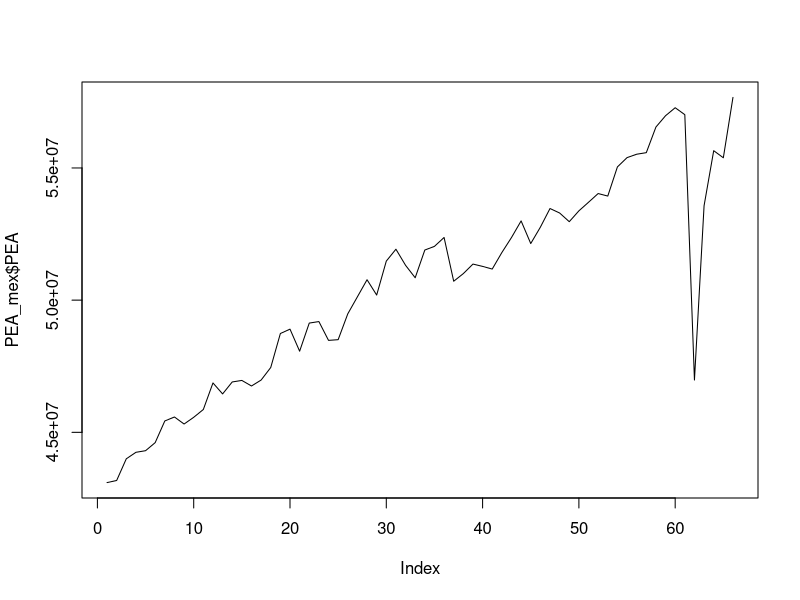

The R source for this figure: (Note: this script raises an error after producing the figure.)
## ---- chunk 1
knitr::opts_chunk$set(echo = TRUE)
## ---- chunk 2
install.packages("readxl")

library("readxl")


PEA_mex <-read_excel("PEA_MEX_pp.xlsx")
## ---- chunk 3
PEA_mex
summary(PEA_mex)
typeof(PEA_mex)
dim(PEA_mex)
## ---- chunk 4

plot(PEA_mex$PEA,type="l")
## ---- chunk 5

linea_PEA<-lm(PEA~Date, data=PEA_mex)
linea_PEA
## ---- chunk 6
linea_PEA_aplicada <- predict(linea_PEA, newdata = data.frame(Date = PAE_mex$Date))

linea_PEA_aplicada

## ---- chunk 7
plot(PEA_mex$PEA, type="l", main=" 'data original de PAE_MX' vs calculada a partir de la linea tendencia")
lines(linea_PEA_aplicada, col = "red")
## ---- chunk 8
PEA_Sin_Tendencia<-PAE_mex$PEA/linea_PEA_aplicada

plot(PEA_Sin_Tendencia, type="l", main=" data sin tendencia de PAE_MX ")
## ---- chunk 9
media_PEA_ST<-mean(PEA_Sin_Tendencia)
media_PEA_ST

## ---- chunk 10
Error_est_PEA<-PEA_Sin_Tendencia-media_PEA_ST
Error_est_PEA

##Claculando la desviaicón estandar del error

sd_est_PEA<-sd(Error_est_PEA)
sd_est_PEA

## ---- chunk 11
##Creamos un eje x que incluya a los 66 datos + 6 que se pronosticarán
Date_PAE2<-c(1:72)


## Creamos el vector de datos que incluirá los  datos históricos  sin tendencia + 6 valores NA a pronosticar
PAE_Sin_Tendencia_para_pron<-c(PEA_Sin_Tendencia, rep(NA, times=6))
PAE_Sin_Tendencia_para_pron


## Entonces el mejor pronóstico que tenemos para eata técnica es la media de la serie sin tendencia 
estimacion_PEA <- rep(media_PEA_ST, times=72)
estimacion_PEA


## ---- chunk 12
tao<-c(1:6)
Lim_PEA<-2*sd_est_PEA*tao^.5
Lim_PEA
## ---- chunk 13

LI_PEA<-c(rep(NA, times=66), media_PEA_ST-Lim_PEA)
LI_PEA

LS_PEA<-c(rep(NA, times=66), media_PEA_ST+Lim_PEA)
LS_PEA

plot(Date_PAE2, PAE_Sin_Tendencia_para_pron, type="l", ylim = c(0.7,1.3) ,main="Estimación puntual sin tendencia e intervalos de confianza para los 6 vaores pronósticados",col="Blue")

lines(estimacion_PEA, col="Red")
lines(LI_PEA, col="Purple")
lines(LS_PEA, col="Purple")
## ---- chunk 14
# create a new data set with 72 rows
extended_dates <- seq(as.Date("2005-01-01"), as.Date("2022-10-01"), by = "quarter")
extended_trimester_PEA <- data.frame(Date = extended_dates, 
                                       PEA = rep(NA, length(extended_dates)))

extended_trimester_PEA

## ---- chunk 15
# copy the original data to the new data set
#extended_trimester_PEA$PEA[1:length(PEA_mex$PEA)] <- PEA_mex$PEA
#extended_trimester_PEA


# copy the original data to the new data set for the first 66 rows
for(i in 1:66){
  extended_trimester_PEA$PEA[i] <- PEA_mex$PEA[i]
}

extended_trimester_PEA



# fit the model with the extended data set
linea_PEA_extended <- lm(PEA ~ Date, data = extended_trimester_PEA)
linea_PEA_extended

## ---- chunk 16
# predict values for the extended date range
linea_PEA_extended_aplicada <- predict(linea_PEA_extended, 
                                                newdata = data.frame(Date = extended_dates))
linea_PEA_extended_aplicada

# plot the predicted values
plot(extended_dates, linea_PEA_extended_aplicada, type = "l")
## ---- chunk 17

##Creando el vector original + los valores a predecir como NAs
PEA_original_para_pron<-c(PEA_mex$PEA, rep(NA, times=6))
PEA_original_para_pron
dim(PEA_original_para_pron)


Est_punt_PEA<-c(rep(NA, times=66), media_PEA_ST*linea_PEA_extended_aplicada[67:72])
Est_punt_PEA

# plot the original data and the predicted values together
plot(extended_dates, PEA_original_para_pron, main="Estimación de 6 valores de la Población eocnomicamente activa",type="l", xlab="Year", ylab="PEA")
lines(extended_dates, Est_punt_PEA, col="blue")




## ---- chunk 18

LI_PEA_ajustado<-c(rep(NA, times=66), LI_PEA[67:72]*linea_PEA_extended_aplicada[67:72])
LI_PEA_ajustado

LS_PEA_ajustado<-c(rep(NA, times=66), LS_PEA[67:72]*linea_PEA_extended_aplicada[67:72])
LS_PEA_ajustado


# Plot only non-NA values
# plot the original data and the predicted values together


PEA_original_para_pron<-c(PEA_mex$PEA, rep(NA, times=6))
PEA_original_para_pron
dim(PEA_original_para_pron)


# plot the original data and the predicted values together
plot(extended_dates,PEA_original_para_pron, main="Estimación de 6 valores de la Población eocnomicamente activa con intervalos de confianza al 95%", type="l", xlab="Year", ylab="PEA", ylim=c(40000000, 65000000))

lines(extended_dates, Est_punt_PEA, col="blue")
x_vals <- c(rep(NA, times = 66), extended_dates[67:72])

lines(x_vals, LI_PEA_ajustado, col = "purple")
lines(x_vals, LS_PEA_ajustado, col = "purple")




## ---- chunk 19
df_demanda_PEA_MX_pronostico<-data.frame(PEA_original_para_pron,
                                                Est_punt_PEA, LI_PEA_ajustado, LS_PEA_ajustado)
View(df_demanda_PEA_MX_pronostico)
## ---- chunk 20
PEA_MEX_ts <-ts(PEA_mex$PEA, frequency =4, start =c(2005,1))
PEA_MEX_ts
## ---- chunk 21
plot(PEA_MEX_ts, main="PAE MEX train data in time series data type")
## ---- chunk 22
PEA_MEX_ts_h1 <-HoltWinters(PEA_MEX_ts, gamma=FALSE)
PEA_MEX_ts_h1
## ---- chunk 23
plot(PEA_MEX_ts_h1, main="Aplicaicón del método de Holt Winters a PEA MEX train data")
## ---- chunk 24
# Install the forecast package
install.packages("forecast")

# Load the forecast package
library(forecast)
## ---- chunk 25
PEA_MEX_ts_h1_fc <- forecast(PEA_MEX_ts_h1, h=6, level=0.95)
PEA_MEX_ts_h1_fc
## ---- chunk 26
plot(PEA_MEX_ts_h1_fc, main="Forecast de PAE MX usando el Método de Holt Winters con parámetro gamma ='False'")
